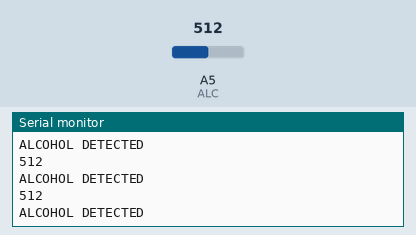
Recording of a sketch running on a simulated Arduino Uno, built with avr-gcc and run on an emulated ATmega328P. Shown: the last lines printed to the serial monitor. The inputs (shaded band) are chosen by the test bench; at power-on: A5 (ALC) = 512.

Above: at 1.2 s.
1.3 s: A5 (ALC) set to 143
At 1.31 s:
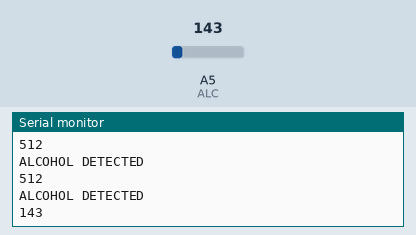
2.8 s: A5 (ALC) set to 121
At 2.82 s:
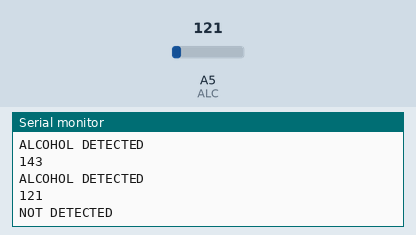
Timing chart, 0 to 5.8 s (numbered marks = the images above; inputs shaded):
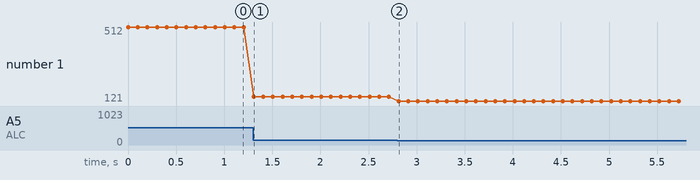

Measured:
- the behaviour switches between 131 and 130 on A5 (ALC) (found by bisection; images 1 and 2)
- after the input at 1.3 s, the serial monitor: prints a new line at once (image 1)
- after the input at 2.8 s, the serial monitor: prints a new line at once (image 2)
- plotted number 1: 512 → 143 after the input at 1.3 s, 143 → 121 after the input at 2.8 s

The sketch:

alcohol.ino
```cpp
int ALC = A5;
// Your threshold value
int smsensorThres = 130;

void setup() {
  pinMode(ALC, INPUT);
  Serial.begin(9600);
}

void loop() {
  int analogSensor = analogRead(ALC);

  //Serial.print("Pin A5: ");
  Serial.println(analogSensor);
  // Checks if it has reached the threshold value
  if (analogSensor > smsensorThres)
  {
     Serial.println("ALCOHOL DETECTED");
  }
  else
  {
    Serial.println("NOT DETECTED");
  }
  delay(100);
}
```
